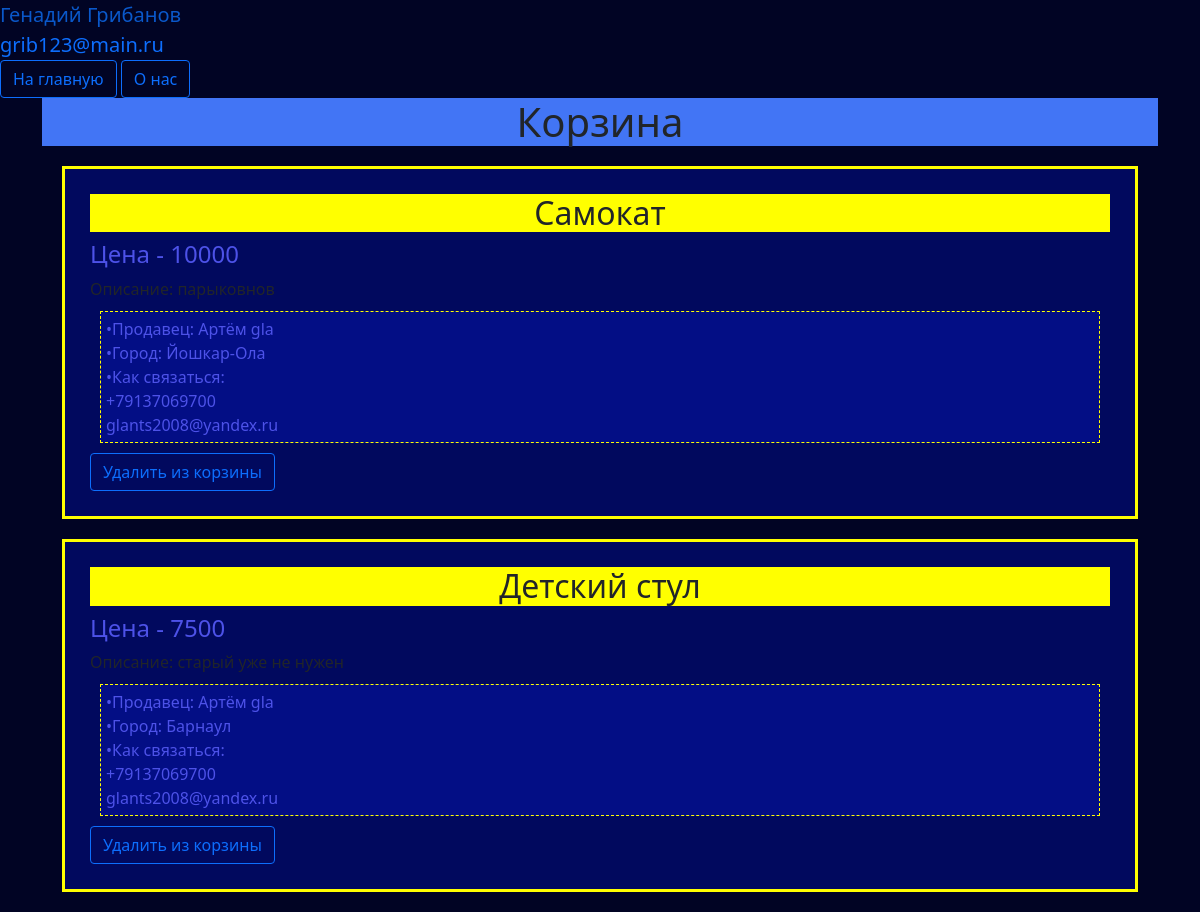
The page /basket (signed in) on the database its author committed.
### data/users.py (models this page shows, shortened)
class User(SqlAlchemyBase, UserMixin):
    __tablename__ = 'users'
    id = sqlalchemy.Column(sqlalchemy.Integer,
                           primary_key=True, autoincrement=True)
    name = sqlalchemy.Column(sqlalchemy.String, nullable=True)
    surname = sqlalchemy.Column(sqlalchemy.String, nullable=True)
    email = sqlalchemy.Column(sqlalchemy.String,
                              index=True, unique=True, nullable=True)
    hashed_password = sqlalchemy.Column(sqlalchemy.String, nullable=True)
    number = sqlalchemy.Column(sqlalchemy.Integer, nullable=True)
    basket = sqlalchemy.Column(sqlalchemy.String, nullable=True)
    offers = orm.relationship("Offers", back_populates='user')

### data/offers.py (models this page shows)
class Offers(SqlAlchemyBase):
    __tablename__ = 'offers'
    id = sqlalchemy.Column(sqlalchemy.Integer,
                           primary_key=True, autoincrement=True)
    name_offer = sqlalchemy.Column(sqlalchemy.String, nullable=True)
    discription = sqlalchemy.Column(sqlalchemy.String, nullable=True)
    price = sqlalchemy.Column(sqlalchemy.Integer, nullable=True)
    is_sold = sqlalchemy.Column(sqlalchemy.Boolean, default=False)
    created_date = sqlalchemy.Column(sqlalchemy.DateTime,
                                     default=datetime.datetime.now)
    topic = sqlalchemy.Column(sqlalchemy.String, nullable=True)
    place = sqlalchemy.Column(sqlalchemy.String, nullable=True)
    user_id = sqlalchemy.Column(sqlalchemy.Integer, sqlalchemy.ForeignKey("users.id"))
    photo = sqlalchemy.Column(sqlalchemy.String, nullable=True)
    user = orm.relationship('User')

### main.py (the view)
@app.route('/basket', methods=['GET', 'POST'])
@login_required
def basket():
    db_sess = db_session.create_session()
    offers_id = [int(i) for i in current_user.basket.split()]
    offers = db_sess.query(Offers).all()
    offers_basket = []
    for item in offers:
        if item.id in offers_id:
            offers_basket.append(item)
    return render_template('/searched_offers.html', title='Корзина', offers=offers_basket, text='Корзина')

### data/db_session.py (called while the page is built)
def create_session() -> Session:
    global __factory
    return __factory()

### main.py (called while the page is built)
@login_manager.user_loader
def load_user(user_id):
    db_sess = db_session.create_session()
    return db_sess.query(User).get(user_id)

### templates/searched_offers.html
{% extends "base.html" %}
{% block content %}
<h1>{{ text }}</h1>
{% for item in offers %}
    <div class="bordered">
        <h2>{{item.name_offer}}</h2>
        <h4>Цена - {{item.price}}</h4>
        <div>
            Описание: {{item.discription}}
        </div>
        <div class="bordered1">
            •Продавец: {{item.user.name}} {{item.user.surname}}<br>
            •Город: {{item.place}} <br>
            •Как cвязаться: <br>
            +{{item.user.number}}<br>
            {{item.user.email}}
        </div>
        {% if current_user.is_authenticated and current_user != item.user and text != 'Корзина' %}
        <div>
            <a href="add_basket/{{ item.id }}" class="btn btn-outline-primary">Добавить в корзину</a>
        </div>
        {% elif text == 'Корзина' %}
        <div>
            <a href="delete_basket/{{ item.id }}" class="btn btn-outline-primary">Удалить из корзины</a>
        </div>
        {% endif %}
    </div>
{% endfor %}
{% endblock %}

### templates/base.html (shortened to what this page needs)
<!DOCTYPE html>
<html lang="en">
<head>
    <link rel="stylesheet"
          href="https://cdn.jsdelivr.net/npm/bootstrap@5.0.0-beta1/dist/css/bootstrap.min.css"
>
    <link rel="stylesheet" type="text/css" href='static/css/style.css' />
</head>
<body>
{% if current_user.is_authenticated %}
    <a class="navbar-brand" href="/logout">{{ current_user.name }} {{current_user.surname}}</a> <br>
    <a class="navbar-brand" href="/logout">{{ current_user.email }} </a>
{% else %}
    <p class="register_login_buttons">
        <a class="btn btn-outline-primary" href="/register">Зарегистрироваться</a>
        <a class="btn btn-outline-primary" href="/login">Войти</a>
    </p>
{% endif %}
<div class="main_page_button">
    <a class="btn btn-outline-primary" href="/main">На главную</a>
    <a class="btn btn-outline-primary" href="/about">О нас</a>
</div>
<main role="main" class="container">
    {% block content %}{% endblock %}
</main>
</body>
</html>

### static/css/style.css (style rules this page uses)
body { background: rgb(1, 4, 36); }
h1 { background: rgb(66, 117, 245); text-align: center; }
h2 { background: rgb(255, 255, 0); display: flex; justify-content: center; }
[class="bordered"] { padding: 25px; margin: 20px; background: rgb(1, 9, 94); border: 3px solid rgb(255, 255, 0); }
[class="bordered1"] { margin: 10px; padding: 5px; background: rgb(3, 14, 133); border: 1px dashed rgb(255, 255, 0); color: rgb(77, 82, 232); }
h4, h5 { color: rgb(77, 82, 232); }

### rows shown on the page
User: name "Генадий", surname "Грибанов", email "grib123@main.ru"
Offers: name_offer "Самокат", price "10000", discription "парыковнов", user.name "Артём", user.surname "gla", place "Йошкар-Ола", user.number "79137069700", user.email "glants2008@yandex.ru"
Offers: name_offer "Детский стул", price "7500", discription "старый уже не нужен", user.name "Артём", user.surname "gla", place "Барнаул", user.number "79137069700", user.email "glants2008@yandex.ru"

### other values the page prints
{{ text }} "Корзина"
